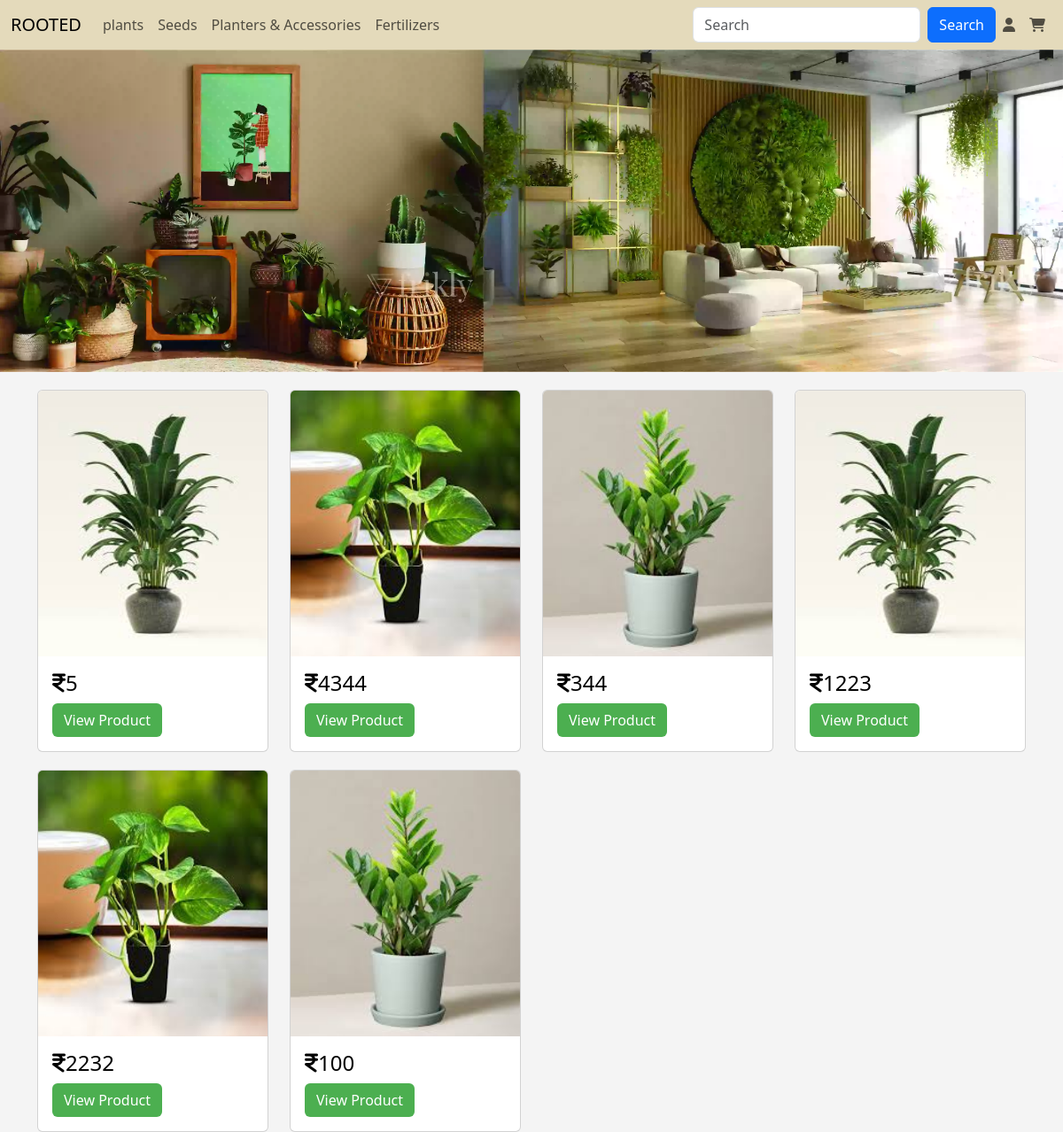
The app's page /int_plt with its own data.
### app/models.py (models this page shows)
class Plants(models.Model):
    p_id=models.TextField()
    name=models.TextField()
    p_catg=models.TextField()
    p_dis=models.TextField()
    price=models.IntegerField()
    offer_price=models.IntegerField()
    img=models.FileField()
    img2=models.FileField()

### app/views.py (the view)
# urls.py: path('int_plt',views.int_plt),
def int_plt(req):
    data=Plants.objects.all()[::-1]
    return render(req,'user/p_1.html',{'Plants':data})

### templates/user/p_1.html (shortened to what this page needs)
<!DOCTYPE html>
<html lang="en">
<head>
    {% load static %}
    <link rel="stylesheet" href="https://cdnjs.cloudflare.com/ajax/libs/font-awesome/6.6.0/css/all.min.css">
    <link href="https://cdn.jsdelivr.net/npm/bootstrap@5.3.3/dist/css/bootstrap.min.css" rel="stylesheet">
    <link rel="stylesheet" href="{% static 'css/style.css'%}">
</head>
<body>
<nav class="navbar navbar-expand-sm " id="navb">
  <div class="container-fluid">
    <a class="navbar-brand" href="#">ROOTED</a>
    <div class="collapse navbar-collapse" id="collapsibleNavbar">
      <ul class="navbar-nav me-auto">
        <li class="nav-item" id="dropdown">
          <a href="" class="nav-link" id="dropbtn"> plants
          </a>
        </li>
        <li class="nav-item" id="dropdown">
          <a href="" class="nav-link" id="dropbtn">Seeds
          </a>
        </li>
        <li class="nav-item" id="dropdown">
          <a href="" class="nav-link" id="dropbtn"> Planters & Accessories
          </a>
        </li>
        <li class="nav-item" >
          <a href="" class="nav-link" id="dropbtn"> Fertilizers
          </a>
        </li>
      </ul>
      <form class="d-flex">
        <input class="form-control me-2" type="text" placeholder="Search">
        <button class="btn btn-primary" type="button">Search</button>
        <ul class="navbar-nav me-auto">
          <li class="nav-item">
            <a class="nav-link" href="m_login"><i class="fa-solid fa-user"></i></a>
          </li>
          <li class="nav-item" >
            <a class="nav-link" href=""><i class="fa-solid fa-cart-shopping"></i></a>
          </li>
        </ul>
      </form>
    </div>
  </div>
</nav>
<div class="topimg">
  <img src="{% static 'images/indoortop.webp'%}" alt="">
  </div>
  <div class="container">
    <div class="row">
      {% for plant in Plants %}
      <div class="col-lg-3">
        <a href="" style="text-decoration: none; color: black;"><div class="card" style="margin-top: 20px;">
          <img class="card-img-top" src="{{plant.img.url}}" alt="Card image" style="width:100%; height: 300px;">
          <div class="card-body">
            <h4 class="card-title"><i class="fa-solid fa-indian-rupee-sign"></i>{{plant.price}}</h4>
            <a href="edit_plants/{{plant.pk}}" class="btn" style="background-color: #4CAF50; color: white;">View Product</a>
          </div></a>
      </div>
    </div>
    {% endfor %}
    </body>
</html>

### static/css/style.css (style rules this page uses)
body { background-color: #f4f4f4; }
#navb { background-color: #e4dabb; }
.navbar-nav { display:flex; align-content: center; }
#dropdown { float: left; overflow: hidden; }
.topimg img { width: 100%; max-width: 100%; }

### records on screen
Plants: img (picture), price "5"
Plants: img (picture), price "4344"
Plants: img (picture), price "344"
Plants: img (picture), price "1223"
Plants: img (picture), price "2232"
Plants: img (picture), price "100"
